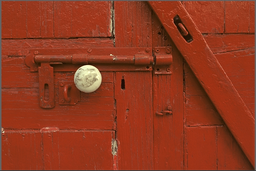
#> input picture Advanced_Com_graph/HW4/target/kodim02.png, 256 x 171 px, shrunk from 768 x 512 before the run, given in place of kodim02.png.png, which was not available
$ python 7111056417_04_WCT_Bin.py
#> lines starting #> are read from the running program, lines starting #| are printed output that depends on the picture; pictures that were not available may be replaced by others from this repository, and a replacement may not be noted
#> the answer given: target/kodim02.png
#> the answer given: target/kodim06.png
#> further down, target_img is the input picture: shape (171, 256, 3); mean B, G, R 31.2, 56.4, 142.9
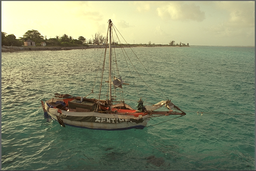
#> input picture Advanced_Com_graph/HW4/target/kodim06.png, 256 x 171 px, shrunk from 768 x 512 before the run, given in place of kodim06.png.png, which was not available
#> further down, source_img is the input picture: shape (171, 256, 3); mean B, G, R 108.8, 139.3, 133.2
#Binary search Force Method
import cv2
import numpy as np
import os

#"算"出mean, std
def mean_std(img):
    img_shape = np.shape(img)
#> img_shape = (171, 256, 3)
    #[B,G,R]
    img_mean = [0, 0, 0]
    img_std = [0, 0, 0]
    for i in range(img_shape[0]):
        for j in range(img_shape[1]):
            for k in range(3):
                img_mean[k] += img[i][j][k]
#> after the loop, img_mean = [1367732, 2468853, 6256249]
    #every element in list divide 512*512
    img_mean[:] = [x/(img_shape[0]*img_shape[1]) for x in img_mean]
    for i in range(img_shape[0]):
        for j in range(img_shape[1]):
            for k in range(3):
                img_std[k] += pow(img[i][j][k]-img_mean[k], 2)
#> after the loop, img_std = [16555176.4, 17717961.3, 30077613.1]
    return img_mean, img_std

def cal_hist_dis(img1, img2):
    hist_dis = []
    for i in range(3):
        hist1 = cv2.calcHist([img1], [i], None, [256], [0, 256])
        hist1 = cv2.normalize(hist1, hist1)
        hist2 = cv2.calcHist([img2], [i], None, [256], [0, 256])
        hist2 = cv2.normalize(hist2, hist2)
        hist_dis.append(cv2.compareHist(hist1, hist2, cv2.HISTCMP_HELLINGER))
    return hist_dis

#執行顏色轉換
def weighted_color_tranfer(target_img, source_img, BGR_weight = [1, 1, 1], target_mean=0, target_std=0, source_mean=0, source_std=0):
    if target_mean == 0:
        target_mean, target_std = mean_std(target_img)
        source_mean, source_std = mean_std(source_img)
    source_shape = np.shape(source_img)
    result_img = np.zeros(source_shape[0]*source_shape[1]*3)
    result_img = result_img.reshape(source_shape[0], source_shape[1], 3)
    for i in range(source_shape[0]):
        for j in range(source_shape[1]):
            for k in range(3):
                result_img[i][j][k] = round(((target_std[k]*BGR_weight[k] + source_std[k]*(1-BGR_weight[k]))/source_std[k])*(source_img[i][j][k]-source_mean[k]) + target_mean[k]*BGR_weight[k] + source_mean[k]*(1-BGR_weight[k]))
                #將範圍維持在(0, 255)
                if result_img[i][j][k] < 0:
                    result_img[i][j][k] = 0
                elif result_img[i][j][k] > 255:
                    result_img[i][j][k] = 255
    result_img = result_img.astype("uint8")
    return result_img

def Cal_opt_weights_Bin(target_img, source_img):
    target_mean, target_std = mean_std(target_img)
#> target_mean = [31.24, 56.4, 142.9]; target_std = [16555176.4, 17717961.3, 30077613.1]
    source_mean, source_std = mean_std(source_img)
#> source_mean = [108.8, 139.3, 133.2]; source_std = [93902218.5, 148264139.7, 178216032.2]

    head = [0, 0, 0]
    tail = [1, 1, 1]

    head_img = weighted_color_tranfer(target_img, source_img, head, target_mean, target_std, source_mean, source_std)
    tail_img = weighted_color_tranfer(target_img, source_img, tail, target_mean, target_std, source_mean, source_std)
#> after the loop in weighted_color_tranfer (call 2), `for i in range(source_shape[0]):`:
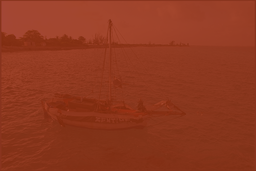
#> result_img: shape (171, 256, 3) float64; mean B, G, R 31.3, 56.4, 142.9

    head_source_dis = cal_hist_dis(head_img, source_img)
#> after the loop in cal_hist_dis, `for i in range(3):`: hist_dis = [0, 1.05e-08, 0]
#> head_source_dis = [0, 1.05e-08, 0]
    head_target_dis = cal_hist_dis(head_img, target_img)
#> head_target_dis = [0.769, 0.754, 0.54]
    head_hist_dis = [abs(head_source_dis[k]-head_target_dis[k]) for k in range(3)]
#> head_hist_dis = [0.769, 0.754, 0.54]
    tail_source_dis = cal_hist_dis(tail_img, source_img)
#> tail_source_dis = [0.882, 0.887, 0.78]
    tail_target_dis = cal_hist_dis(tail_img, target_img)
#> tail_target_dis = [0.281, 0.336, 0.524]
    tail_hist_dis = [abs(tail_source_dis[k]-tail_target_dis[k]) for k in range(3)]
#> tail_hist_dis = [0.601, 0.55, 0.256]

    for N in range(15):
        mid = [(head[i] + tail[i])/2 for i in range(3)]
        mid_img = weighted_color_tranfer(target_img, source_img, mid, target_mean, target_std, source_mean, source_std)
        mid_source_dis = cal_hist_dis(mid_img, source_img)
        mid_target_dis = cal_hist_dis(mid_img, target_img)
        mid_hist_dis = [abs(mid_source_dis[k]-mid_target_dis[k]) for k in range(3)]
        #update tail and head
        for i in range(3):
            if tail_hist_dis[i] > head_hist_dis[i]:
                tail_hist_dis[i] = mid_hist_dis[i]
                tail[i] = mid[i]
            else:
                head_hist_dis[i] = mid_hist_dis[i]
                head[i] = mid[i]
#> this loop made 15 passes
#> (mid_source_dis, mid_target_dis, mid_hist_dis) on passes 1 to 9: ([0.45, 0.466, 0.528], [0.678, 0.672, 0.521], [0.228, 0.205, 0.00724]), ([0.664, 0.652, 0.652], [0.561, 0.56, 0.508], [0.103, 0.0918, 0.144]), ([0.539, 0.547, 0.582], [0.624, 0.63, 0.508], [0.0849, 0.0834, 0.074]), ([0.605, 0.601, 0.55], [0.592, 0.603, 0.514], [0.0123, 0.0023, 0.0358]), ([0.571, 0.573, 0.539], [0.609, 0.616, 0.518], [0.0377, 0.0434, 0.0208]), ([0.589, 0.586, 0.532], [0.602, 0.61, 0.52], [0.0132, 0.0244, 0.0113]), ([0.597, 0.596, 0.528], [0.596, 0.609, 0.52], [0.00127, 0.013, 0.0081]), ([0.6, 0.595, 0.527], [0.595, 0.605, 0.521], [0.00594, 0.00988, 0.00664]), ([0.598, 0.601, 0.528], [0.596, 0.605, 0.521], [0.00244, 0.00406, 0.00704])
#> pass 1, in Cal_opt_weights_Bin, `mid_img = weighted_color_tranfer(target_img, source_img, mid, target_m..`:
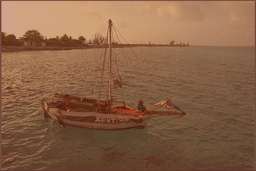
#> mid_img: shape (171, 256, 3); mean B, G, R 70, 97.9, 138
#> pass 2, in Cal_opt_weights_Bin, `mid_img = weighted_color_tranfer(target_img, source_img, mid, target_m..`:
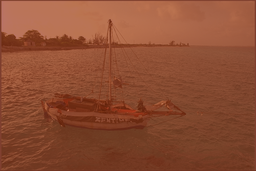
#> mid_img: shape (171, 256, 3); mean B, G, R 50.6, 77.1, 140.5
#> pass 3, in Cal_opt_weights_Bin, `mid_img = weighted_color_tranfer(target_img, source_img, mid, target_m..`:
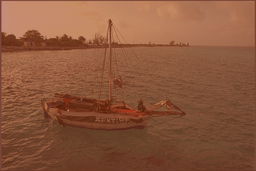
#> mid_img: shape (171, 256, 3); mean B, G, R 60.3, 87.5, 139.3
#> after the loop, head = [0.68, 0.687, 0.503]; head_hist_dis = [0.00116, 0.00256, 0.0061]; tail = [0.68, 0.688, 0.503]; tail_hist_dis = [0.00116, 0.0023, 0.0061]
    best_weights = []
    for i in range(3):
        best_weights.append(min(tail[i], mid[i], head[i]))
#> after the loop, best_weights = [0.68, 0.687, 0.503]
    return mid

#main:
while True:
    target = input("Imput the target image.")
    source = input("Input the source image.")
    target_path = "./target/"+target+".png"
    source_path = "./source/"+source+".png"
    target_img = cv2.imread(target_path)
    source_img = cv2.imread(source_path)
    weights = Cal_opt_weights_Bin(target_img, source_img)
#> weights = [0.68, 0.687, 0.503]
    img = weighted_color_tranfer(target_img, source_img, weights)
#> (the run stopped early here; a loop or call above may not have finished)
